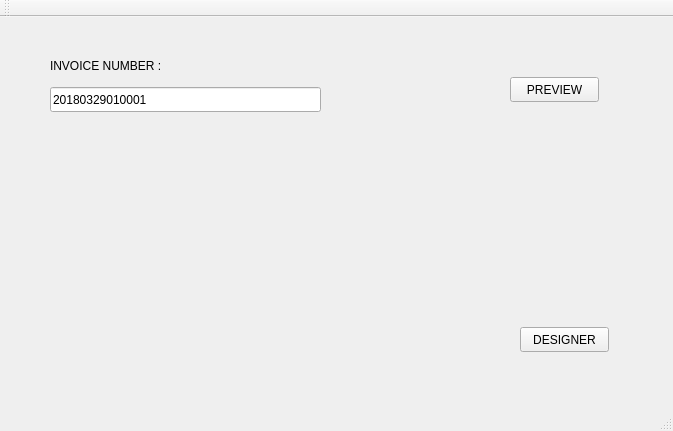
<?xml version="1.0" encoding="UTF-8"?>
<ui version="4.0">
 <class>MainWindow</class>
 <widget class="QMainWindow" name="MainWindow">
  <property name="geometry">
   <rect>
    <x>0</x>
    <y>0</y>
    <width>673</width>
    <height>431</height>
   </rect>
  </property>
  <property name="windowTitle">
   <string>MainWindow</string>
  </property>
  <widget class="QWidget" name="centralWidget">
   <widget class="QPushButton" name="pushButton">
    <property name="geometry">
     <rect>
      <x>520</x>
      <y>310</y>
      <width>89</width>
      <height>25</height>
     </rect>
    </property>
    <property name="text">
     <string>DESIGNER</string>
    </property>
   </widget>
   <widget class="QPushButton" name="pushButtonPreview">
    <property name="geometry">
     <rect>
      <x>510</x>
      <y>60</y>
      <width>89</width>
      <height>25</height>
     </rect>
    </property>
    <property name="text">
     <string>PREVIEW</string>
    </property>
   </widget>
   <widget class="QLabel" name="label">
    <property name="geometry">
     <rect>
      <x>50</x>
      <y>40</y>
      <width>171</width>
      <height>17</height>
     </rect>
    </property>
    <property name="text">
     <string>INVOICE NUMBER :</string>
    </property>
   </widget>
   <widget class="QLineEdit" name="lineEditInvoiceNum">
    <property name="geometry">
     <rect>
      <x>50</x>
      <y>70</y>
      <width>271</width>
      <height>25</height>
     </rect>
    </property>
    <property name="text">
     <string>20180329010001</string>
    </property>
   </widget>
  </widget>
  <widget class="QMenuBar" name="menuBar">
   <property name="geometry">
    <rect>
     <x>0</x>
     <y>0</y>
     <width>673</width>
     <height>22</height>
    </rect>
   </property>
  </widget>
  <widget class="QToolBar" name="mainToolBar">
   <attribute name="toolBarArea">
    <enum>TopToolBarArea</enum>
   </attribute>
   <attribute name="toolBarBreak">
    <bool>false</bool>
   </attribute>
  </widget>
  <widget class="QStatusBar" name="statusBar"/>
 </widget>
 <layoutdefault spacing="6" margin="11"/>
 <resources/>
 <connections/>
</ui>
